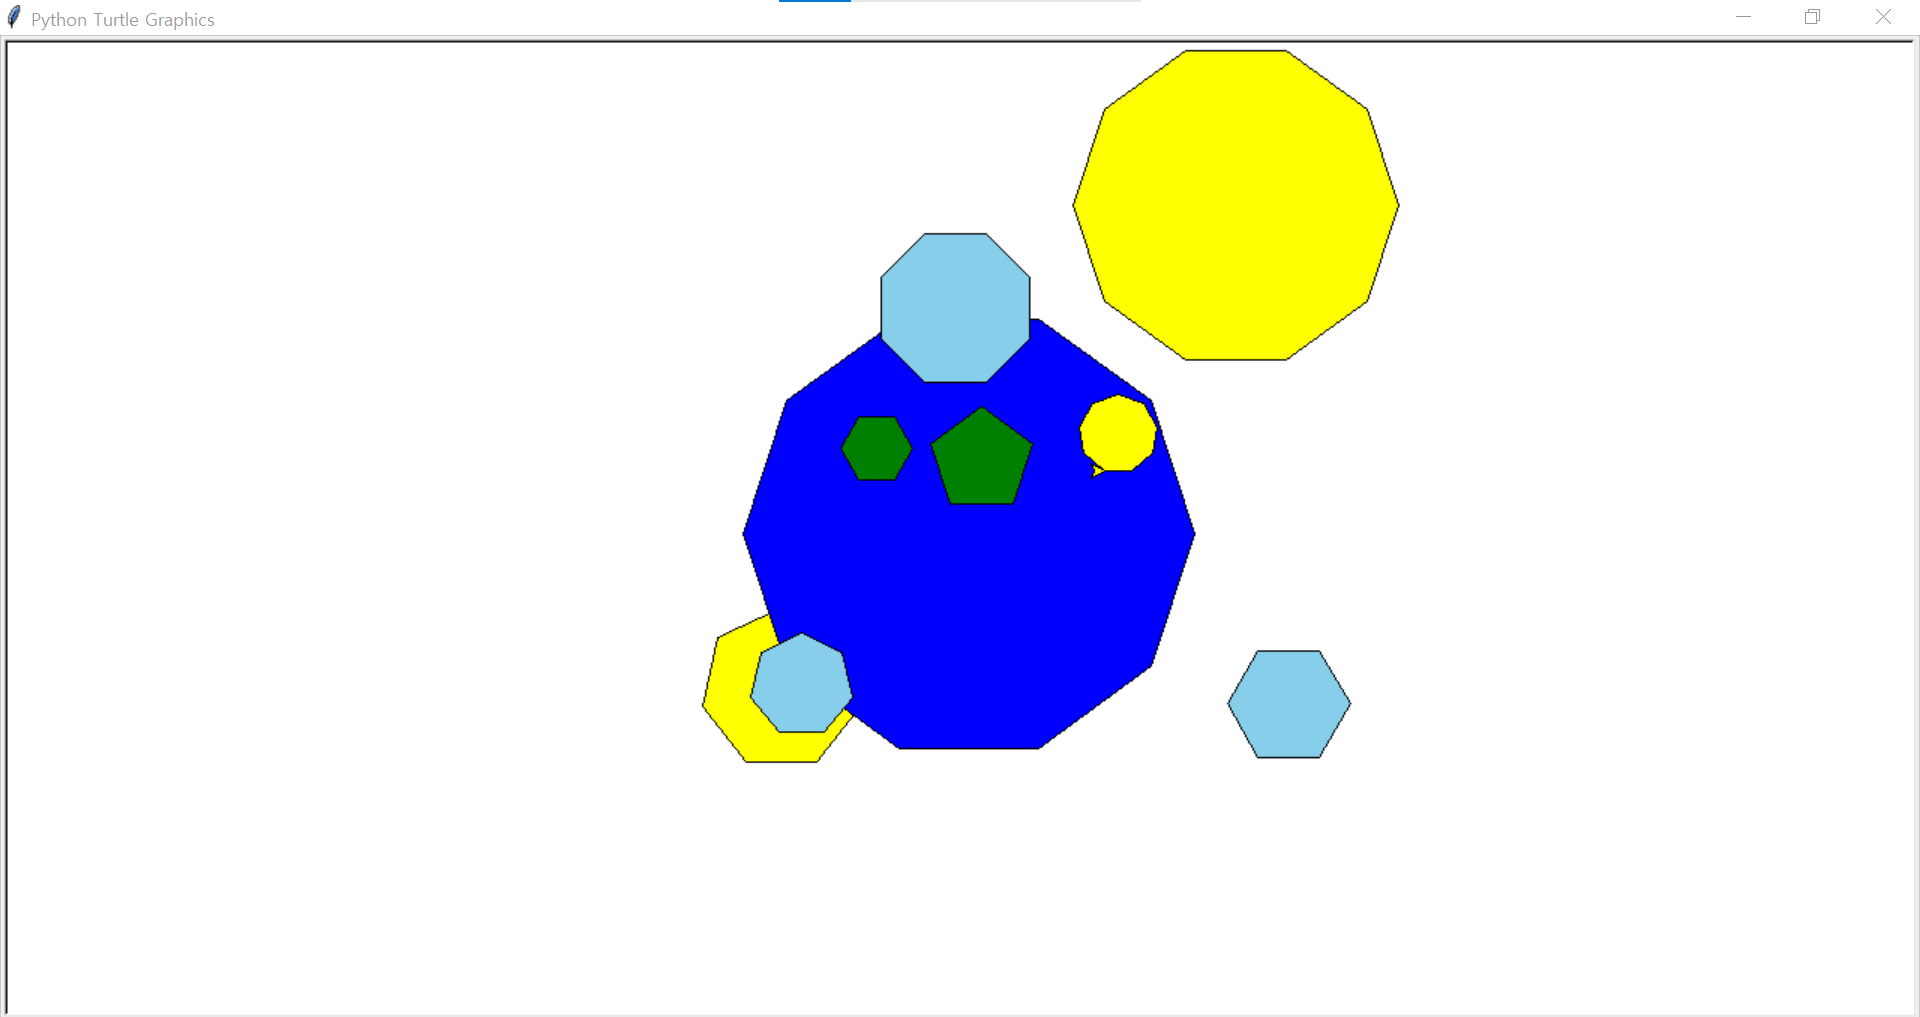

Write the Python code that produced this figure.
import turtle
import random

t = turtle.Turtle()
s = turtle.Screen()

def draw_shape(t, c, length, sides, x, y):
  t.up()
  t.goto(x, y)
  t.down()
  t.fillcolor(c)
  angle = 360.0 / sides
  t.begin_fill()
  for dist in range(sides):
    t.forward(length)
    t.left(angle)
  t.end_fill()

for i in range(10):
  color = random.choice([ 'white', 'yellow', 'blue', 'skyblue', 'orange', 'green' ])
  side_length = random.randint(10, 100)
  sides = random.randint(3, 10)
  x = random.randint(-200, 200)
  y = random.randint(-200, 200)
  draw_shape(t, color, side_length, sides, x, y)
